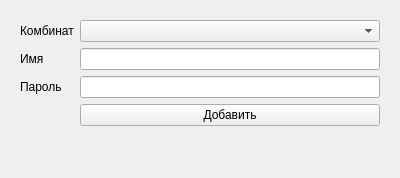
<?xml version="1.0" encoding="UTF-8"?>
<ui version="4.0">
 <class>Form</class>
 <widget class="QWidget" name="Form">
  <property name="geometry">
   <rect>
    <x>0</x>
    <y>0</y>
    <width>400</width>
    <height>178</height>
   </rect>
  </property>
  <property name="windowTitle">
   <string>Form</string>
  </property>
  <layout class="QVBoxLayout" name="verticalLayout">
   <item>
    <widget class="QWidget" name="widget" native="true">
     <layout class="QFormLayout" name="formLayout">
      <item row="0" column="0">
       <widget class="QLabel" name="mB">
        <property name="text">
         <string>Комбинат</string>
        </property>
       </widget>
      </item>
      <item row="0" column="1">
       <widget class="QComboBox" name="plant">
        <property name="frame">
         <bool>true</bool>
        </property>
       </widget>
      </item>
      <item row="1" column="0">
       <widget class="QLabel" name="nB">
        <property name="text">
         <string>Имя</string>
        </property>
       </widget>
      </item>
      <item row="1" column="1">
       <widget class="QLineEdit" name="name"/>
      </item>
      <item row="2" column="0">
       <widget class="QLabel" name="pB">
        <property name="text">
         <string>Пароль</string>
        </property>
       </widget>
      </item>
      <item row="2" column="1">
       <widget class="QLineEdit" name="passw"/>
      </item>
      <item row="3" column="1">
       <widget class="QPushButton" name="btn">
        <property name="text">
         <string>Добавить</string>
        </property>
       </widget>
      </item>
     </layout>
    </widget>
   </item>
  </layout>
 </widget>
 <resources/>
 <connections/>
</ui>
